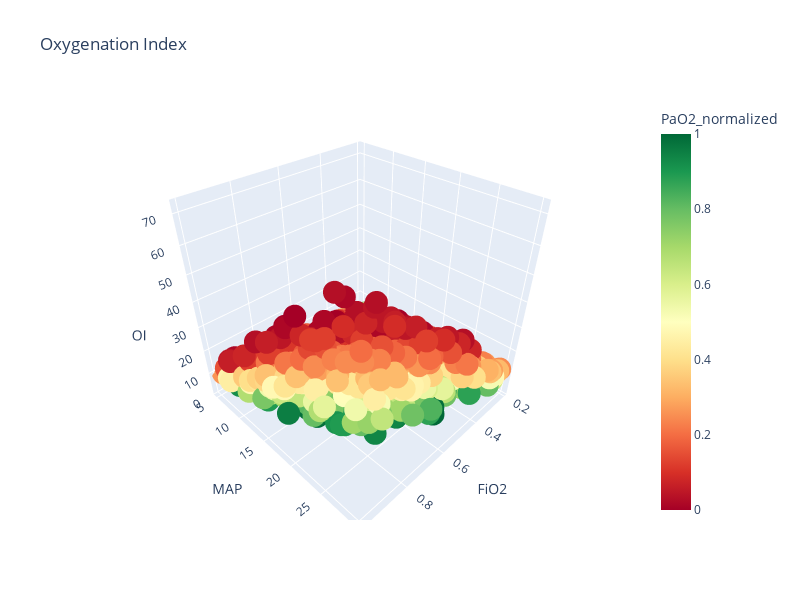

Notebook code for this chart:
### Markdown cell above
$$
OI = \frac{{FiO2 \times MAP \times 100}}{{PaO2}}
$$

### Code cell
import pandas as pd
import numpy as np
import plotly.express as px

# Create the DataFrame
df = pd.DataFrame({
    'FiO2': 0.21 + 0.79 * np.random.rand(1000),  # random values between 0.21 and 1
    'MAP': np.round(np.random.uniform(low=5.0, high=30.0, size=1000)),  # random values between 5 and 30, rounded to whole numbers
    'PaO2': np.round(np.random.uniform(low=35.0, high=100.0, size=1000)),  # random values between 75 and 100, rounded to whole numbers
})

# Calculate the oxygenation index and round to whole numbers
df['OI'] = np.round((df['FiO2'] * df['MAP'] * 100) / df['PaO2'])

# Normalize PaO2 values to [0,1] for color mapping
df['PaO2_normalized'] = (df['PaO2'] - df['PaO2'].min()) / (df['PaO2'].max() - df['PaO2'].min())

# Create a 3D scatter plot with Plotly
fig = px.scatter_3d(df, x='FiO2', y='MAP', z='OI',
                    color='PaO2_normalized',
                    color_continuous_scale='RdYlGn',
                    hover_data=['PaO2'],  # show the real 'PaO2' values when hovering
                    labels={'FiO2':'FiO2', 'MAP':'MAP', 'OI':'OI'},
                    title='Oxygenation Index',
                    width=800, height=600)

# Show the figure
fig.show()

### Figure 1 — Plotly figure (JSON) as saved in the notebook; plotly's stock layout.template omitted (floating-point values rounded to 4 significant figures; data arrays with more than 128 entries replaced by an {"elided": "..."} marker saying what was removed)
{"data": [{"customdata": {"elided": "1000x1 int values"}, "hovertemplate": "FiO2=%{x}<br>MAP=%{y}<br>OI=%{z}<br>PaO2=%{customdata[0]}<br>PaO2_normalized=%{marker.color}<extra></extra>", "legendgroup": "", "marker": {"color": {"elided": "1000 float values"}, "coloraxis": "coloraxis", "symbol": "circle"}, "mode": "markers", "name": "", "scene": "scene", "showlegend": false, "type": "scatter3d", "x": {"elided": "1000 float values"}, "y": {"elided": "1000 int values"}, "z": {"elided": "1000 int values"}}], "layout": {"coloraxis": {"colorbar": {"title": {"text": "PaO2_normalized"}}, "colorscale": [[0, "rgb(165,0,38)"], [0.1, "rgb(215,48,39)"], [0.2, "rgb(244,109,67)"], [0.3, "rgb(253,174,97)"], [0.4, "rgb(254,224,139)"], [0.5, "rgb(255,255,191)"], [0.6, "rgb(217,239,139)"], [0.7, "rgb(166,217,106)"], [0.8, "rgb(102,189,99)"], [0.9, "rgb(26,152,80)"], [1, "rgb(0,104,55)"]]}, "height": 600, "legend": {"tracegroupgap": 0}, "scene": {"domain": {"x": [0, 1], "y": [0, 1]}, "xaxis": {"title": {"text": "FiO2"}}, "yaxis": {"title": {"text": "MAP"}}, "zaxis": {"title": {"text": "OI"}}}, "title": {"text": "Oxygenation Index"}, "width": 800}}
